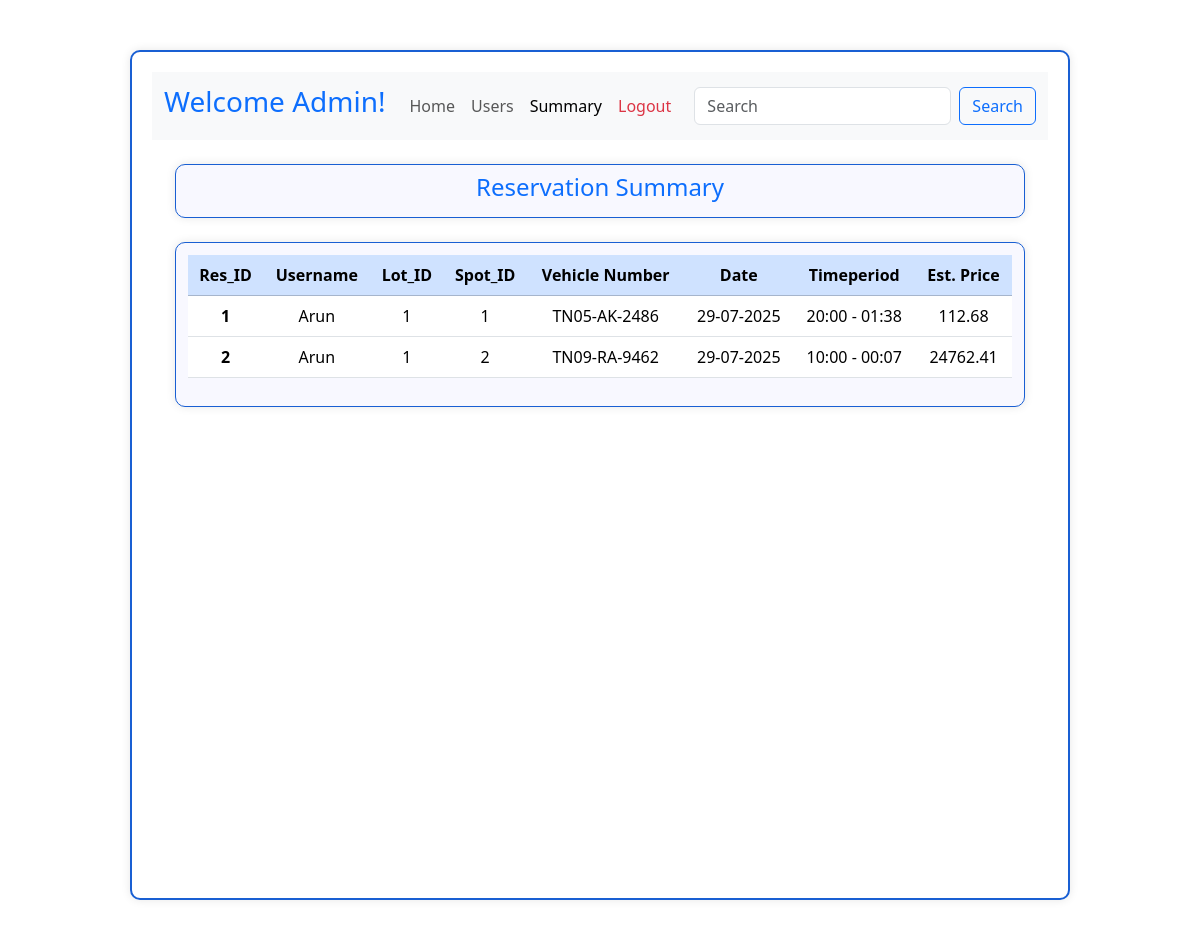
Page /summary on the committed database.
### applications/models.py (models this page shows)
class Reservation(db.Model):
    id = db.Column(db.Integer, primary_key=True, autoincrement=True)
    user_id = db.Column(db.Integer, db.ForeignKey('user.id'), nullable=False)
    spot_id = db.Column(db.Integer, db.ForeignKey('parking_spot.id'), nullable=False)
    vehicle_num = db.Column(db.String(20), nullable=False)
    start_time = db.Column(db.DateTime, nullable=False)
    end_time = db.Column(db.DateTime, nullable=True)
    price = db.Column(db.Float, nullable=False)

class User(db.Model):
    id = db.Column(db.Integer, primary_key=True, autoincrement=True)
    username = db.Column(db.String(50), unique=True, nullable=False)
    full_name = db.Column(db.String(50), nullable=False)
    address = db.Column(db.String(255), nullable=True)
    pin_code = db.Column(db.Integer, nullable=True)
    email = db.Column(db.String(255), unique=True, nullable=False)
    password = db.Column(db.String(20), nullable=False)
    reservation = db.relationship('Reservation', backref='user', lazy=True)

class ParkingLot(db.Model):
    id = db.Column(db.Integer, primary_key=True, autoincrement=True)
    lot_name = db.Column(db.String(100), nullable=False)
    price = db.Column(db.Float, nullable=False)
    max_spots = db.Column(db.Integer, nullable=False)
    address = db.Column(db.String(255), nullable=False)
    pincode = db.Column(db.Integer, nullable=False)
    spots = db.relationship('ParkingSpot', backref='parking_lot', cascade='all, delete', lazy=True)

### applications/controllers.py (the view)
@app.route('/summary', methods=['GET'])
def summary():
    reservations = Reservation.query.all()
    return render_template('summary.html', reservations=reservations)

### templates/summary.html (shortened to what this page needs)
<!DOCTYPE html>
<html lang="en">
<head>
    <link rel="stylesheet" href="/static/style.css">
    <link href="https://cdn.jsdelivr.net/npm/bootstrap@5.3.7/dist/css/bootstrap.min.css" rel="stylesheet">
</head>
<body>
    <div id="main">
        <div id="admin-dash">
            <nav class="navbar navbar-expand-lg bg-body-tertiary">
            <div class="container-fluid">
                <a class="navbar-brand  text-primary " href="/admin"><h3>Welcome Admin!</h3></a>
                <div class="collapse navbar-collapse" id="navbarSupportedContent">
                <ul class="navbar-nav me-auto mb-2 mb-lg-0">
                    <li class="nav-item ">
                    <a class="nav-link" aria-current="page" href="/admin">Home</a>
                    </li>
                    <li class="nav-item">
                    <a class="nav-link" href="/registered_user">Users</a>
                    </li>
                    <li class="nav-item">
                    <a class="nav-link active" href="/summary">Summary</a>
                    </li>
                    <li class="nav-item">
                    <a class="nav-link  text-danger" href="/login">Logout</a>
                    </li>
                </ul>
                <form class="d-flex" role="search">
                    <input class="form-control me-2" type="search" placeholder="Search" aria-label="Search"/>
                    <button class="btn btn-outline-primary" type="submit">Search</button>
                </form>
                </div>
            </div>
            </nav>
            <div class="container mt-4" id="dashboard-content">
                <h4 class="text-center text-primary">Reservation Summary</h4>
            </div>
            <div class="container mt-4 d-flex flex-wrap overflow-auto" id="user-data">
                <table class="table text-center">
                    <thead class="table-primary">
                        <tr>
                        <th scope="col">Res_ID</th>
                        <th scope="col">Username</th>
                        <th scope="col">Lot_ID</th>
                        <th scope="col">Spot_ID</th>
                        <th scope="col">Vehicle Number</th>
                        <th scope="col">Date</th>
                        <th scope="col">Timeperiod</th>
                        <th scope="col">Est. Price</th>
                        </tr>
                    </thead>
                    <tbody>
                        {% for res in reservations %}
                        <tr>
                            <th scope="row">{{res.id}}</th>
                            <td>{{res.user.username}}</td>
                            <td>{{res.spot.parking_lot.id}}</td>
                            <td>{{res.spot_id}}</td>
                            <td>{{res.vehicle_num}}</td>
                            <td>{{ res.start_time.strftime('%d-%m-%Y') }}</td>
                            <td>
                                {{ res.start_time.strftime('%H:%M') }} -
                                {% if res.end_time %}
                                    {{ res.end_time.strftime('%H:%M') }}
                                {% else %}
                                    Parked In
                                {% endif %}
                            </td>
                            <td>{{res.price}}</td>
                        </tr>
                        {% endfor %}
                    </tbody>
                </table>
            </div>
        </div>
    </div>
</body>
</html>

### static/style.css (style rules this page uses)
#main { display: flex; justify-content: center; align-items: center; min-height: 100vh; }
#admin-dash { width: 940px; height: 850px; margin: 50px auto; padding: 20px; border-radius: 10px; border: 2px solid rgb(25, 95, 211); box-shadow: 0 0 10px rgba(0, 0, 0, 0.1); }
#dashboard-content { width: 850px; padding: 8px; margin-bottom: 10px; border-radius: 10px; background-color: ghostwhite; border: 1px solid rgb(25, 95, 211); box-shadow: 0 0 10px rgba(0, 0, 0, 0.1); }
#user-data { width: 850px; max-height: 630px; padding: 12px; margin-bottom: 10px; border-radius: 10px; background-color: ghostwhite; border: 1px solid rgb(25, 95, 211); box-shadow: 0 0 10px rgba(0, 0, 0, 0.1); }

### rows in the picture
Reservation: id "1", user.username "Arun", spot.parking_lot.id "1", spot_id "1", vehicle_num "TN05-AK-2486", start_time "29-07-2025", start_time "20:00", end_time "01:38", price "112.68"
Reservation: id "2", user.username "Arun", spot.parking_lot.id "1", spot_id "2", vehicle_num "TN09-RA-9462", start_time "29-07-2025", start_time "10:00", end_time "00:07", price "24762.41"
